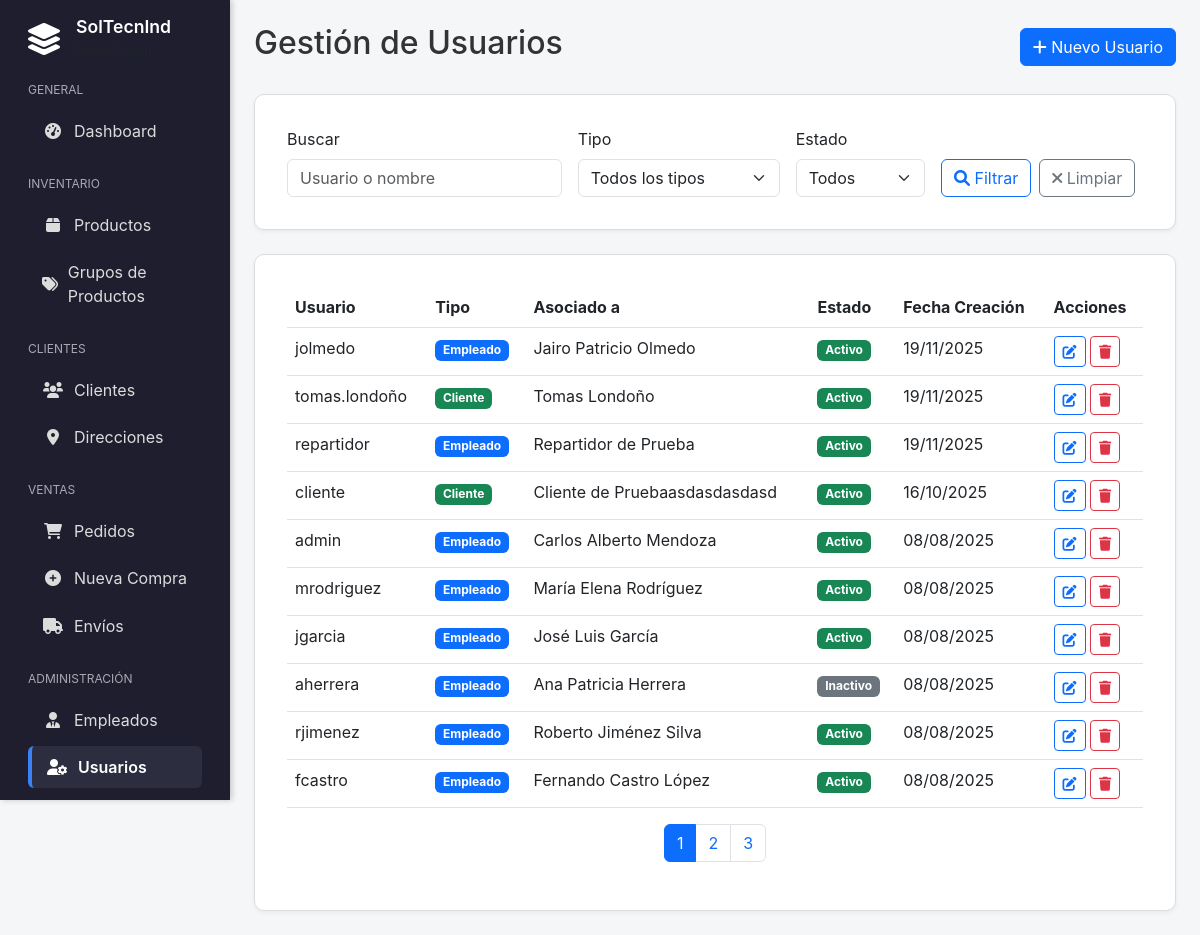
/admin/usuarios.php, run on the app's committed database.
### tables this page shows
CREATE TABLE `credenciales` (
  `id` int(11) NOT NULL,
  `usuario` varchar(100) NOT NULL,
  `contrasena` varchar(255) NOT NULL,
  `tipo` enum('empleado','cliente') NOT NULL,
  `empleado_id` int(11) DEFAULT NULL,
  `cliente_id` int(11) DEFAULT NULL,
  `ultimo_acceso` timestamp NULL DEFAULT NULL,
  `activo` tinyint(1) DEFAULT 1,
  `created_at` timestamp NOT NULL DEFAULT current_timestamp(),
  `updated_at` timestamp NOT NULL DEFAULT current_timestamp() ON UPDATE current_timestamp()
);

CREATE TABLE `empleados` (
  `id` int(11) NOT NULL,
  `nombre` varchar(255) NOT NULL,
  `email` varchar(255) NOT NULL,
  `telefono` varchar(20) DEFAULT NULL,
  `cargo` enum('admin','repartidor') NOT NULL DEFAULT 'admin',
  `activo` tinyint(1) DEFAULT 1,
  `created_at` timestamp NOT NULL DEFAULT current_timestamp(),
  `updated_at` timestamp NOT NULL DEFAULT current_timestamp() ON UPDATE current_timestamp()
);

CREATE TABLE `clientes` (
  `id` int(11) NOT NULL,
  `nombre` varchar(255) NOT NULL,
  `numero_documento` varchar(50) NOT NULL,
  `tipo_documento` enum('CC','NIT','CE','TI') DEFAULT 'CC',
  `email` varchar(255) DEFAULT NULL,
  `telefono` varchar(20) DEFAULT NULL,
  `direccion_principal` text DEFAULT NULL,
  `ciudad` varchar(100) DEFAULT NULL,
  `contacto_principal` varchar(255) DEFAULT NULL,
  `empleado_asignado` int(11) DEFAULT NULL,
  `activo` tinyint(1) DEFAULT 1,
  `created_at` timestamp NOT NULL DEFAULT current_timestamp(),
  `updated_at` timestamp NOT NULL DEFAULT current_timestamp() ON UPDATE current_timestamp()
);

### admin/usuarios.php (the view, shortened to what this page needs)
<?php
require_once '../includes/LayoutManager.php';
$pdo = getConnection();
$search = $_GET['search'] ?? '';
$tipo_filter = $_GET['tipo'] ?? '';
$activo_filter = $_GET['activo'] ?? '';
$page = $_GET['page'] ?? 1;
$limit = 10;
$offset = ($page - 1) * $limit;
$where_conditions = [];
$params = [];
$where_clause = !empty($where_conditions) ? "WHERE " . implode(" AND ", $where_conditions) : "";
$count_sql = "SELECT COUNT(*) as total FROM credenciales c
              LEFT JOIN empleados e ON c.empleado_id = e.id
              LEFT JOIN clientes cl ON c.cliente_id = cl.id
              $where_clause";
$count_stmt = $pdo->prepare($count_sql);
$count_stmt->execute($params);
$total_usuarios = $count_stmt->fetch()['total'];
$total_pages = ceil($total_usuarios / $limit);
$sql = "SELECT c.*, e.nombre as empleado_nombre, cl.nombre as cliente_nombre
        FROM credenciales c
        LEFT JOIN empleados e ON c.empleado_id = e.id
        LEFT JOIN clientes cl ON c.cliente_id = cl.id
        $where_clause
        ORDER BY c.created_at DESC
        LIMIT $limit OFFSET $offset";
$stmt = $pdo->prepare($sql);
$stmt->execute($params);
$usuarios = $stmt->fetchAll();
?>
<div class="d-flex justify-content-between align-items-center mb-4">
    <h2>Gestión de Usuarios</h2>
    <button type="button" class="btn btn-primary" data-bs-toggle="modal" data-bs-target="#usuarioModal">
        <i class="fas fa-plus"></i> Nuevo Usuario
    </button>
</div>
<div class="card mb-4">
    <div class="card-body">
        <form method="GET" class="row g-3">
            <div class="col-md-4">
                <label for="search" class="form-label">Buscar</label>
                <input type="text" class="form-control" id="search" name="search"
                       value="<?php echo htmlspecialchars($search); ?>"
                       placeholder="Usuario o nombre">
            </div>
            <div class="col-md-3">
                <label for="tipo" class="form-label">Tipo</label>
                <select class="form-select" id="tipo" name="tipo">
                    <option value="">Todos los tipos</option>
                </select>
            </div>
            <div class="col-md-2">
                <label for="activo" class="form-label">Estado</label>
                <select class="form-select" id="activo" name="activo">
                    <option value="">Todos</option>
                </select>
            </div>
            <div class="col-md-3 d-flex align-items-end">
                <button type="submit" class="btn btn-outline-primary me-2">
                    <i class="fas fa-search"></i> Filtrar
                </button>
                <a href="usuarios.php" class="btn btn-outline-secondary">
                    <i class="fas fa-times"></i> Limpiar
                </a>
            </div>
        </form>
    </div>
</div>
<div class="card">
    <div class="card-body">
        <div class="table-responsive">
            <table class="table table-hover">
                <thead>
                    <tr>
                        <th>Usuario</th>
                        <th>Tipo</th>
                        <th>Asociado a</th>
                        <th>Estado</th>
                        <th>Fecha Creación</th>
                        <th>Acciones</th>
                    </tr>
                </thead>
                <tbody>
                    <?php if (empty($usuarios)): ?>
                        <tr>
                            <td colspan="6" class="text-center py-4">
                                <p class="text-muted">No hay usuarios disponibles</p>
                            </td>
                        </tr>
                    <?php else: ?>
                        <?php foreach ($usuarios as $usuario): ?>
                        <tr>
                            <td><?php echo htmlspecialchars($usuario['usuario']); ?></td>
                            <td>
                                <span class="badge bg-<?php echo $usuario['tipo'] === 'empleado' ? 'primary' : ($usuario['tipo'] === 'cliente' ? 'success' : 'info'); ?>">
                                    <?php echo ucfirst($usuario['tipo']); ?>
                                </span>
                            </td>
                            <td>
                                <?php if ($usuario['tipo'] === 'empleado'): ?>
                                    <?php echo htmlspecialchars($usuario['empleado_nombre'] ?? 'Sin asociar'); ?>
                                <?php elseif ($usuario['tipo'] === 'cliente'): ?>
                                    <?php echo htmlspecialchars($usuario['cliente_nombre'] ?? 'Sin asociar'); ?>
                                <?php else: ?>
                                    N/A
                                <?php endif; ?>
                            </td>
                            <td>
                                <span class="badge bg-<?php echo $usuario['activo'] ? 'success' : 'secondary'; ?>">
                                    <?php echo $usuario['activo'] ? 'Activo' : 'Inactivo'; ?>
                                </span>
                            </td>
                            <td><?php echo date('d/m/Y', strtotime($usuario['created_at'])); ?></td>
                            <td>
                                <button type="button" class="btn btn-sm btn-outline-primary"
                                        onclick="editUsuario(<?php echo htmlspecialchars(json_encode($usuario)); ?>)">
                                    <i class="fas fa-edit"></i>
                                </button>
                                <button type="button" class="btn btn-sm btn-outline-danger"
                                        onclick="deleteUsuario(<?php echo $usuario['id']; ?>, '<?php echo addslashes($usuario['usuario']); ?>')">
                                    <i class="fas fa-trash"></i>
                                </button>
                            </td>
                        </tr>
                        <?php endforeach; ?>
                    <?php endif; ?>
                </tbody>
            </table>
        </div>
        <?php if ($total_pages > 1): ?>
        <nav aria-label="Paginación">
            <ul class="pagination justify-content-center">
                <?php for ($i = 1; $i <= $total_pages; $i++): ?>
                    <li class="page-item <?php echo $i == $page ? 'active' : ''; ?>">
                        <a class="page-link" href="?page=<?php echo $i; ?>&search=<?php echo urlencode($search); ?>&tipo=<?php echo urlencode($tipo_filter); ?>&activo=<?php echo urlencode($activo_filter); ?>"><?php echo $i; ?></a>
                    </li>
                <?php endfor; ?>
            </ul>
        </nav>
        <?php endif; ?>
    </div>
</div>

### data on the page
credenciales: usuario "jolmedo", tipo "Empleado", empleado.nombre "Jairo Patricio Olmedo", activo "Activo", created_at "19/11/2025"
credenciales: usuario "tomas.londoño", tipo "Cliente", cliente.nombre "Tomas Londoño", activo "Activo", created_at "19/11/2025"
credenciales: usuario "repartidor", tipo "Empleado", empleado.nombre "Repartidor de Prueba", activo "Activo", created_at "19/11/2025"
credenciales: usuario "cliente", tipo "Cliente", cliente.nombre "Cliente de Pruebaasdasdasdasd", activo "Activo", created_at "16/10/2025"
credenciales: usuario "admin", tipo "Empleado", empleado.nombre "Carlos Alberto Mendoza", activo "Activo", created_at "08/08/2025"
credenciales: usuario "mrodriguez", tipo "Empleado", empleado.nombre "María Elena Rodríguez", activo "Activo", created_at "08/08/2025"
credenciales: usuario "jgarcia", tipo "Empleado", empleado.nombre "José Luis García", activo "Activo", created_at "08/08/2025"
credenciales: usuario "aherrera", tipo "Empleado", empleado.nombre "Ana Patricia Herrera", activo "Inactivo", created_at "08/08/2025"
credenciales: usuario "rjimenez", tipo "Empleado", empleado.nombre "Roberto Jiménez Silva", activo "Activo", created_at "08/08/2025"
credenciales: usuario "fcastro", tipo "Empleado", empleado.nombre "Fernando Castro López", activo "Activo", created_at "08/08/2025"

### other printed values
$config['title'] "SolTecnInd"
$cat "GENERAL"
$item['text'] "Dashboard"
$cat "INVENTARIO"
$item['text'] "Productos"
$item['text'] "Grupos de Productos"
$cat "CLIENTES"
$item['text'] "Clientes"
$item['text'] "Direcciones"
$cat "VENTAS"
$item['text'] "Pedidos"
$item['text'] "Nueva Compra"
$item['text'] "Envíos"
$cat "ADMINISTRACIÓN"
$item['text'] "Empleados"
